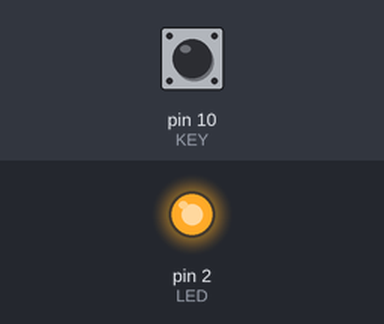
A sketch run on a simulated Arduino Uno, built with avr-gcc and run on an emulated ATmega328P. Parts: output pins drawn as LEDs (lit = HIGH). The test bench sets the inputs (shaded band); at power-on: pin 10 (KEY) HIGH.

Above: at 1.2 s.
1.3 s: pin 10 (KEY) pulled LOW for 0.15 s
At 1.37 s:
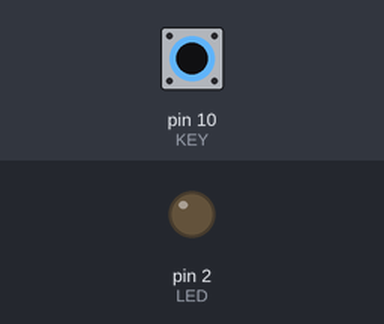
2.9 s: pin 10 (KEY) pulled LOW for 3.2 s
At 7.4 s:
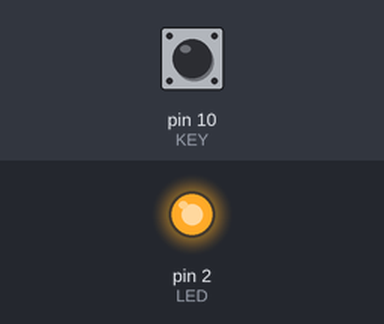
Timing chart, 0 to 8.9 s (numbered marks = the images above; inputs shaded):
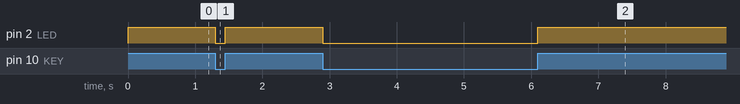

The sketch:

arduinoLED.ino
```cpp
#define LED  2
#define KEY  10

int buttonState = HIGH;//记录当前按键状态

void setup() {
  //配置2号引脚作为输出引脚
   pinMode(LED,OUTPUT);
   digitalWrite(LED,HIGH);//灭掉LED
   //配置10号引脚为输入引脚
   pinMode(KEY,INPUT);
}

void loop() {

  buttonState = digitalRead(KEY);//读取当前8266状态
  if(buttonState == LOW){
    digitalWrite(LED,LOW);//点亮LED
  }else{
    digitalWrite(LED,HIGH);//熄灭LED
  }
}
```

Measured:
- after the input at 1.3 s, pin 2 (LED): HIGH → LOW at once, → HIGH 0.15 s later
- after the input at 2.9 s, pin 2 (LED): HIGH → LOW at once, → HIGH 3.2 s later
